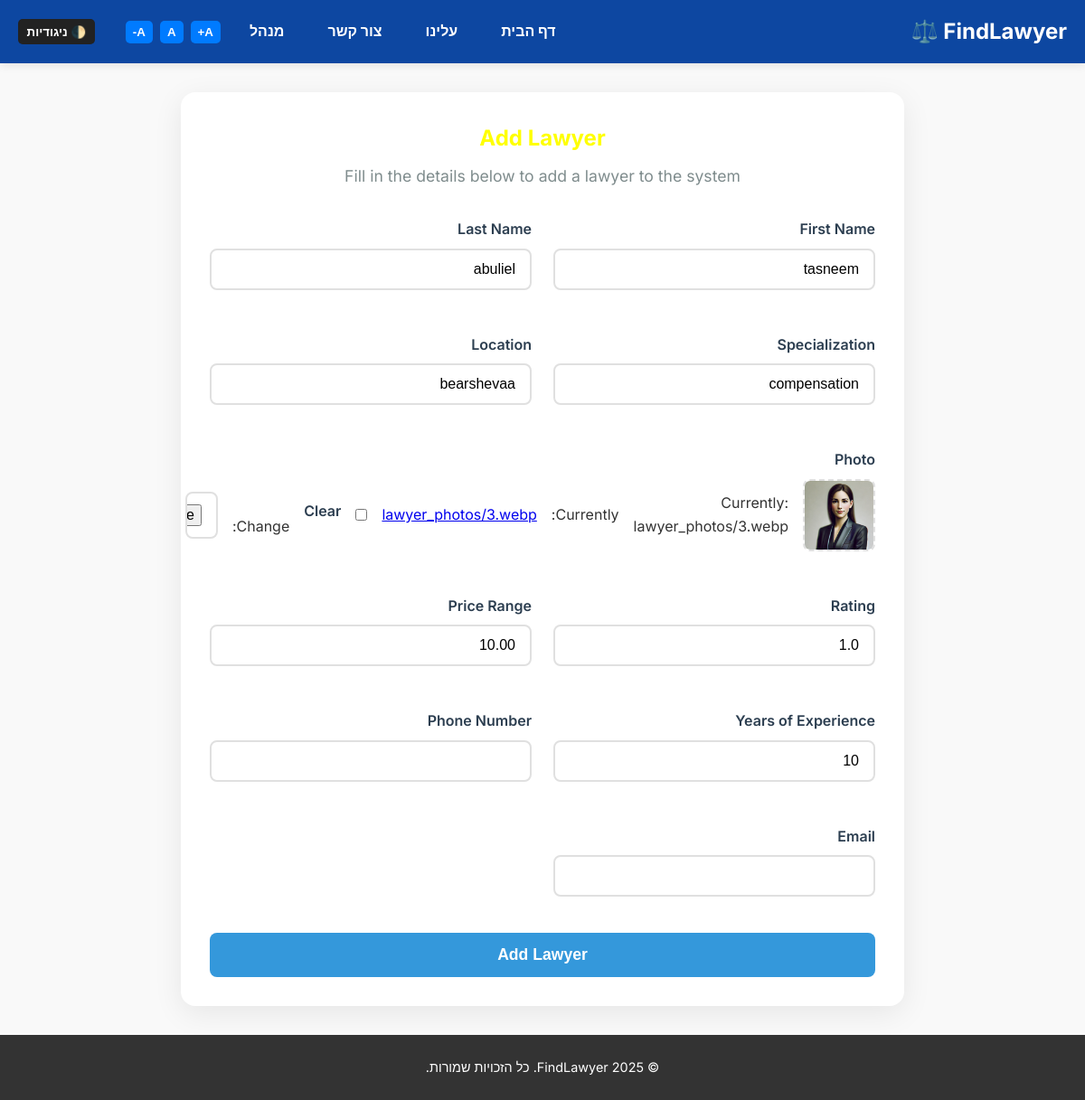
The page /dashboard/lawyer/edit/11/ on the database as committed earlier.
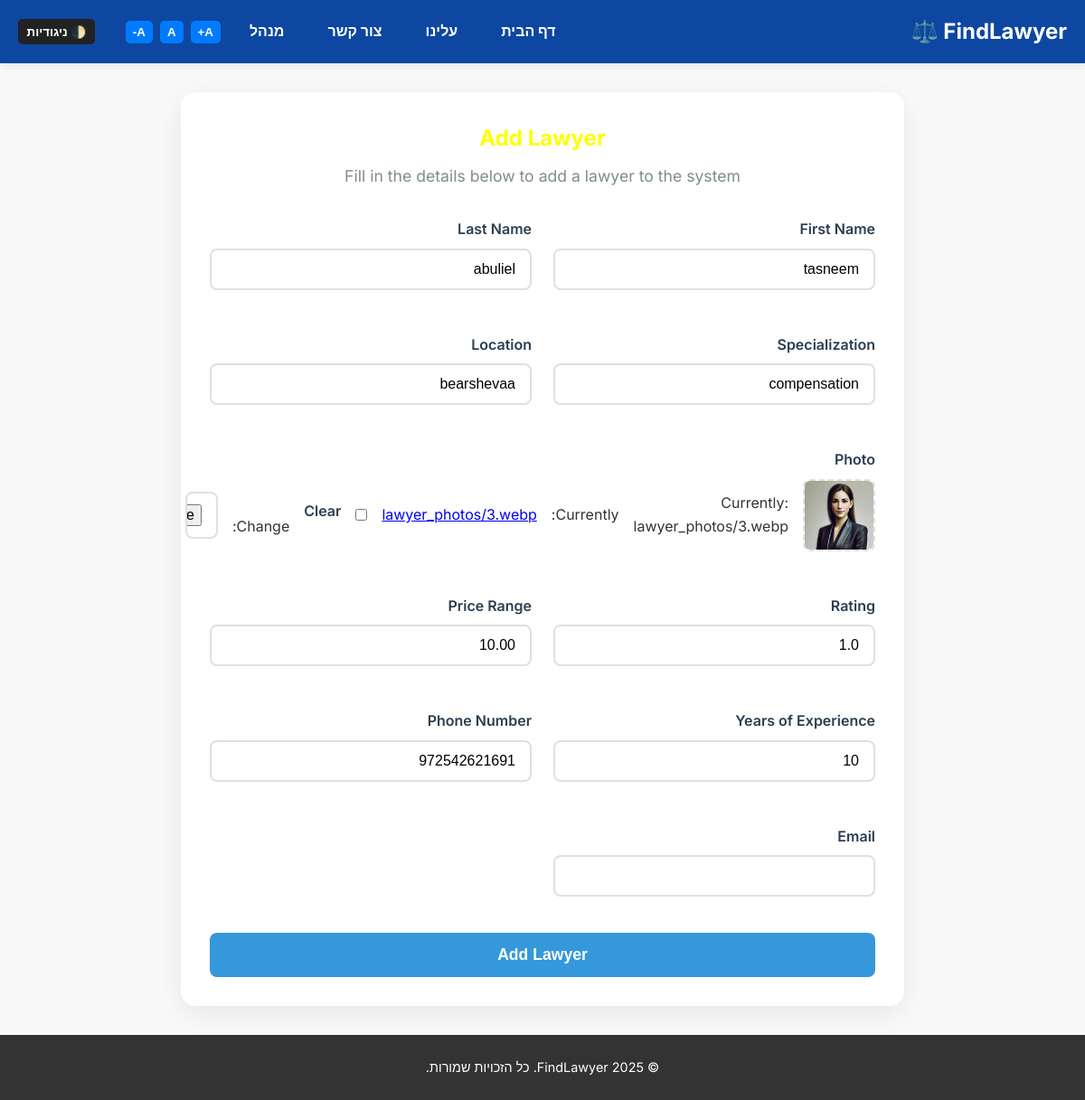
The same page on the database as committed later.
### home/models.py (models this page shows, shortened)
class Lawyer(models.Model):
    first_name = models.CharField(max_length=100)
    last_name = models.CharField(max_length=100)
    specialization = models.CharField(max_length=100)
    location = models.CharField(max_length=100)
    email = models.EmailField(unique=True)
    phone_number = models.CharField(max_length=20)
    photo = models.ImageField(upload_to='lawyer_photos/', blank=True, null=True)

### home/views.py (the view)
# urls.py: path('dashboard/lawyer/edit/<int:lawyer_id>/', views.edit_lawyer, name='edit_lawyer'),
def edit_lawyer(request, lawyer_id):
    lawyer = get_object_or_404(Lawyer, id=lawyer_id)
    if request.method == 'POST':
        form = LawyerForm(request.POST, instance=lawyer)
        if form.is_valid():
            form.save()
            return redirect('admin_lawyer_list')  # or wherever you want
    else:
        form = LawyerForm(instance=lawyer)
    return render(request, 'home/edit_lawyer.html', {'form': form})

### home/forms.py
class LawyerForm(forms.ModelForm):
    class Meta:
        model = Lawyer
        fields = ['first_name', 'last_name', 'specialization', 'location', 'photo', 'rating', 'price_range', 'years_of_experience', 'phone_number', 'email']
        labels = {
        'location': 'Location',
        'phone_number': 'Phone Number',
        'email': 'Email',
    }

### home/templates/home/edit_lawyer.html (shortened to what this page needs)
{% extends 'home/base_generic.html' %}
{% block content %}
<div class="lawyer-form-container">
  <div class="form-header">
    <h2>{% if editing %}Edit{% else %}Add{% endif %} Lawyer</h2>
    <p>Fill in the details below to {% if editing %}update{% else %}add{% endif %} a lawyer to the system</p>
  </div>
  <form method="post" enctype="multipart/form-data" novalidate>
    <div class="form-grid">
      <div class="form-group">
        <label for="id_first_name">First Name</label>
        {{ form.first_name }}
      </div>
      <div class="form-group">
        <label for="id_last_name">Last Name</label>
        {{ form.last_name }}
      </div>
      <div class="form-group">
        <label for="id_specialization">Specialization</label>
        {{ form.specialization }}
      </div>
      <div class="form-group">
        <label for="id_location">Location</label>
        {{ form.location }}
      </div>
      <div class="form-group full-width">
        <label>Photo</label>
        <div class="photo-upload">
          {% if form.instance.photo %}
            <img src="{{ form.instance.photo.url }}" alt="Current photo" class="current-photo">
            <span>Currently: {{ form.instance.photo.name }}</span>
          {% endif %}
          {{ form.photo }}
        </div>
      </div>
      <div class="form-group">
        <label for="id_rating">Rating</label>
        {{ form.rating }}
      </div>
      <div class="form-group">
        <label for="id_price_range">Price Range</label>
        {{ form.price_range }}
      </div>
      <div class="form-group">
        <label for="id_years_of_experience">Years of Experience</label>
        {{ form.years_of_experience }}
      </div>
      <div class="form-group">
        <label for="id_phone_number">Phone Number</label>
        {{ form.phone_number }}
      </div>
      <div class="form-group">
        <label for="id_email">Email</label>
        {{ form.email }}
      </div>
    </div>
    <button type="submit" class="submit-btn">
      {% if editing %}Update{% else %}Add{% endif %} Lawyer
    </button>
  </form>
</div>
{% endblock %}

Rows that differ between the two databases and show on the page:
changed Lawyer "lawyer_photos/3.webp": phone_number (not shown) → "972542621691"
